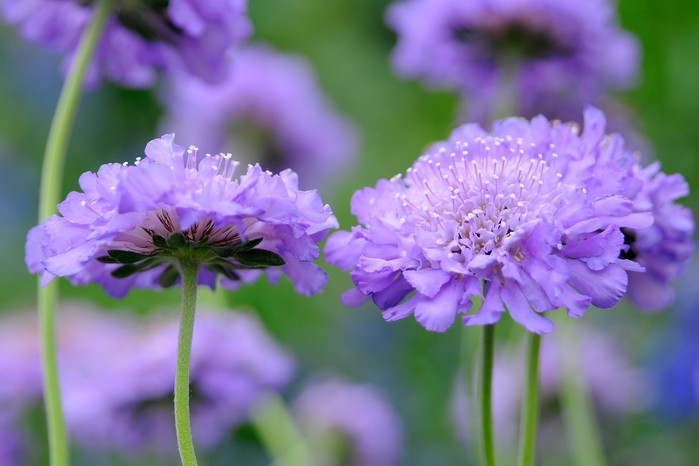
#> input picture Images/purple-flower.jpg, 699 x 466 px
$ python colour_masking.py
#> lines starting #> are read from the running program, lines starting #| are printed output that depends on the picture; after the words box and inside, x2 and y2 are one past the last pixel; in counts of white or black regions, pixels touching at a corner belong together
import cv2
import numpy as np

image = cv2.imread('./Images/purple-flower.jpg')
#> image is the input picture: shape (466, 699, 3); mean B, G, R 151.6, 119.3, 122.4

hsv = cv2.cvtColor(image, cv2.COLOR_BGR2HSV)
#> hsv: shape (466, 699, 3); mean H, S, V 102.9, 99.2, 166.3

lower_bound = np.array([120, 50, 50])
upper_bound = np.array([150, 255, 255])

mask = cv2.inRange(hsv, lower_bound, upper_bound)
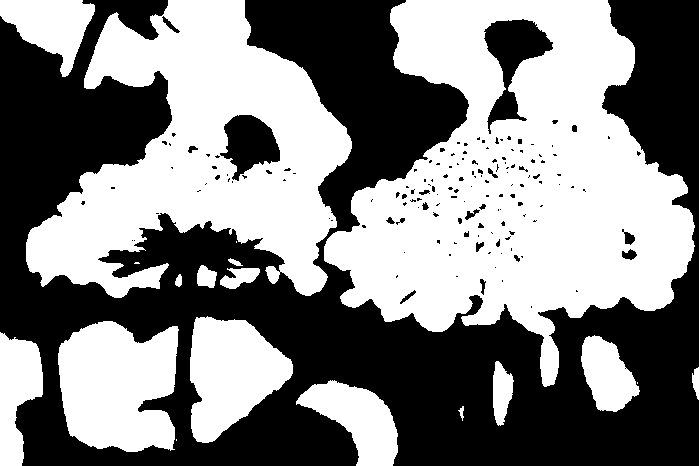
#> mask: shape (466, 699); 51.4% white; 152 black regions (127 under 20 px), largest, box (x1, y1, x2, y2) and area: (0, 0, 699, 466) 150883, (484, 19, 553, 134) 3225, (220, 115, 280, 181) 2368

kernel = np.ones((5, 5), np.uint8)
mask = cv2.dilate(mask, kernel, iterations=1)
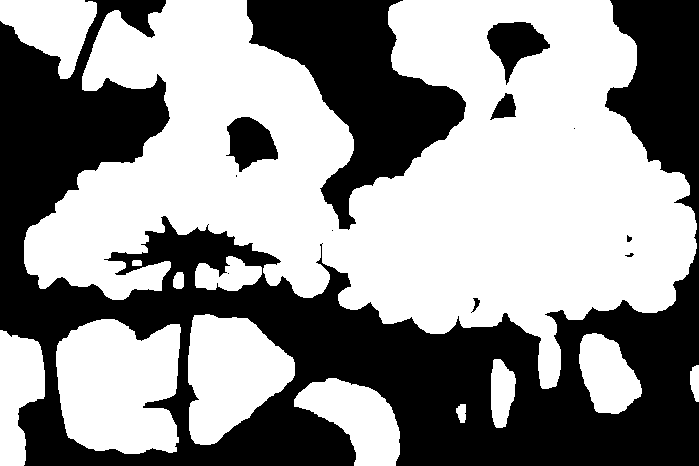
#> mask: shape (466, 699); 56.8% white; 12 black regions (4 under 20 px), largest, box (x1, y1, x2, y2) and area: (0, 0, 699, 466) 115408, (247, 0, 466, 230) 21136, (487, 22, 550, 85) 1971
mask = cv2.erode(mask, kernel, iterations=1)
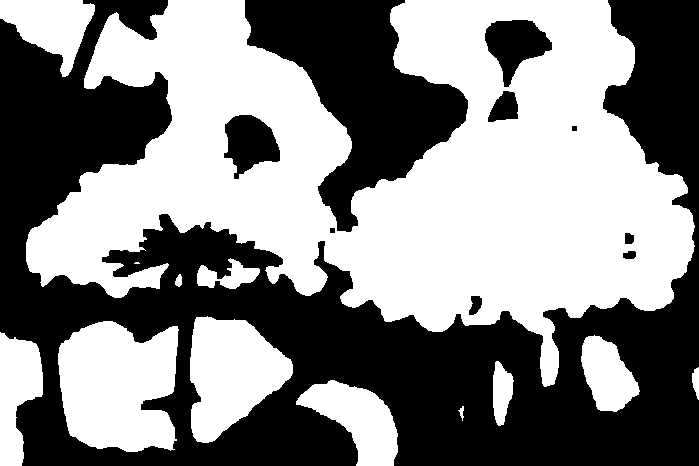
#> mask: shape (466, 699); 52.1% white; 10 black regions, largest, box (x1, y1, x2, y2) and area: (0, 0, 699, 466) 127127, (245, 0, 468, 232) 22904, (485, 20, 552, 87) 2491

result = cv2.bitwise_and(image, image, mask=mask)
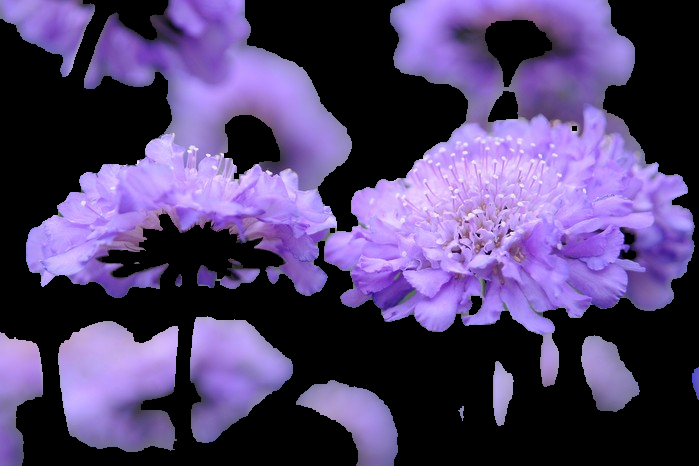
#> result: shape (466, 699, 3); mean B, G, R 109, 65.4, 81

cv2.imshow('Image', image)
cv2.imshow('Result', result)
cv2.waitKey(0)
cv2.destroyAllWindows()

$ run again, with Images/resized_soccer_practice.jpg copied over Images/purple-flower.jpg
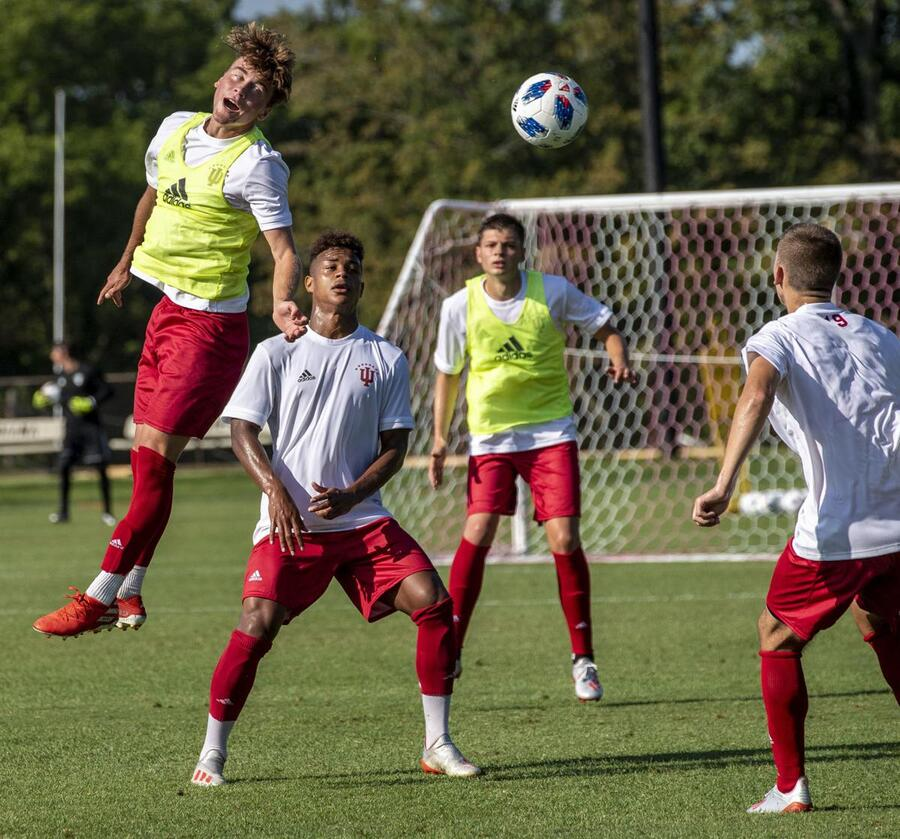
#> input picture Images/resized_soccer_practice.jpg, 900 x 839 px
#> image is the input picture: shape (839, 900, 3); mean B, G, R 70.9, 96, 102.6
#> hsv: shape (839, 900, 3); mean H, S, V 53.5, 108.8, 109.8
#> `mask = cv2.inRange(hsv, lower_bound, upper_bound)`:
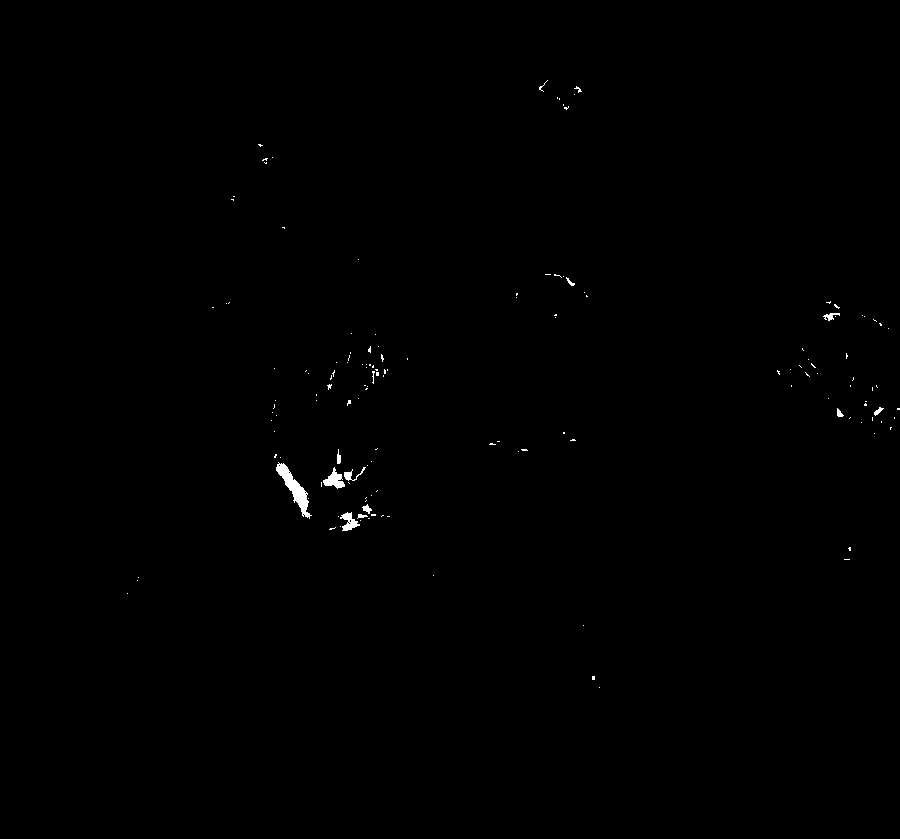
#> mask: shape (839, 900); 0.26% white; 146 white regions (134 under 20 px), largest, box (x1, y1, x2, y2) and area: (276, 462, 312, 519) 612, (323, 467, 345, 489) 235, (340, 512, 360, 531) 189
#> `mask = cv2.dilate(mask, kernel, iterations=1)`:
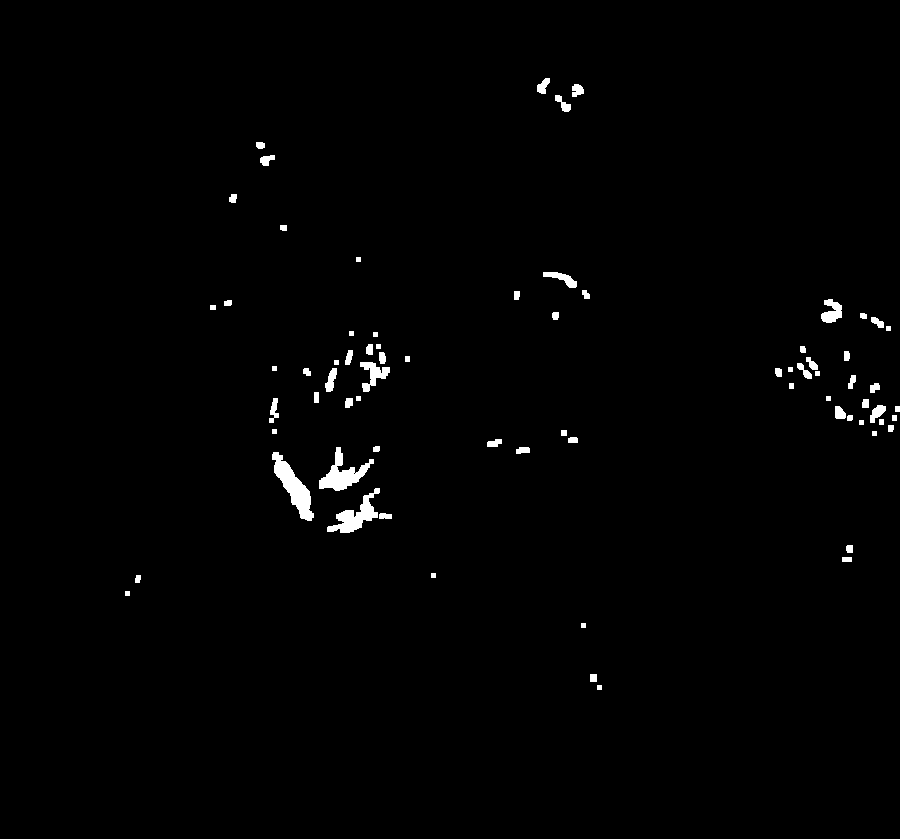
#> mask: shape (839, 900); 1% white; 73 white regions, largest, box (x1, y1, x2, y2) and area: (272, 452, 314, 521) 1110, (319, 447, 374, 491) 928, (327, 488, 380, 533) 869
